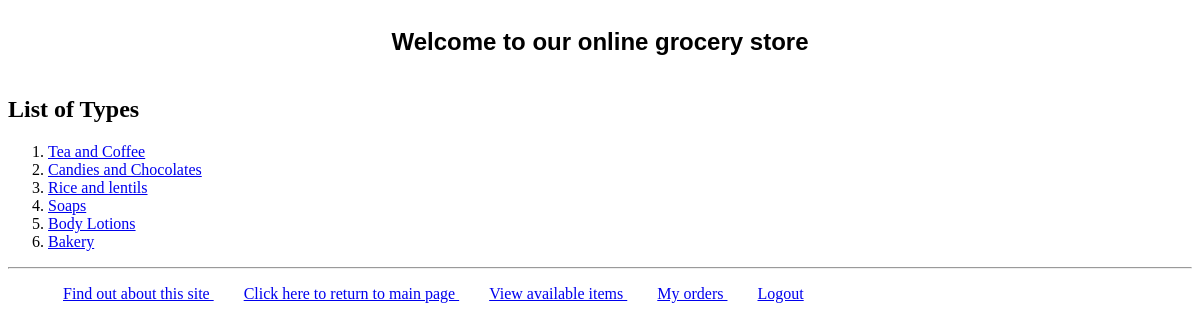
Page /home/ (signed in) on the committed database.
### myapp1/models.py (models this page shows, shortened)
class Type(models.Model):
    name = models.CharField(max_length=200)

### myapp1/views.py (the view)
# urls.py: path('home/', views.index, name='index'),
@login_required()
def index(request):
    type_list = Type.objects.all().order_by('id')[:7]
    return render(request, 'myapp1/index0.html', {'type_list': type_list})

### templates/myapp1/index0.html (shortened to what this page needs)
{% extends 'myapp1/base.html' %}
{% block body_block %}
<body>
    {% if type_list %}
        <h2> List of Types </h2>
        <ol>
            {% for type in type_list %}
                <li><a href="myapp/{{ type.pk }}"> {{ type.name}} </a></li>
            {% endfor %}
        </ol>
    {% else %}
        <strong> None of the types is available! </strong>
    {% endif %}
</body>
{% endblock %}

### rows in the picture
Type: name "Tea and Coffee"
Type: name "Candies and Chocolates"
Type: name "Rice and lentils"
Type: name "Soaps"
Type: name "Body Lotions"
Type: name "Bakery"
